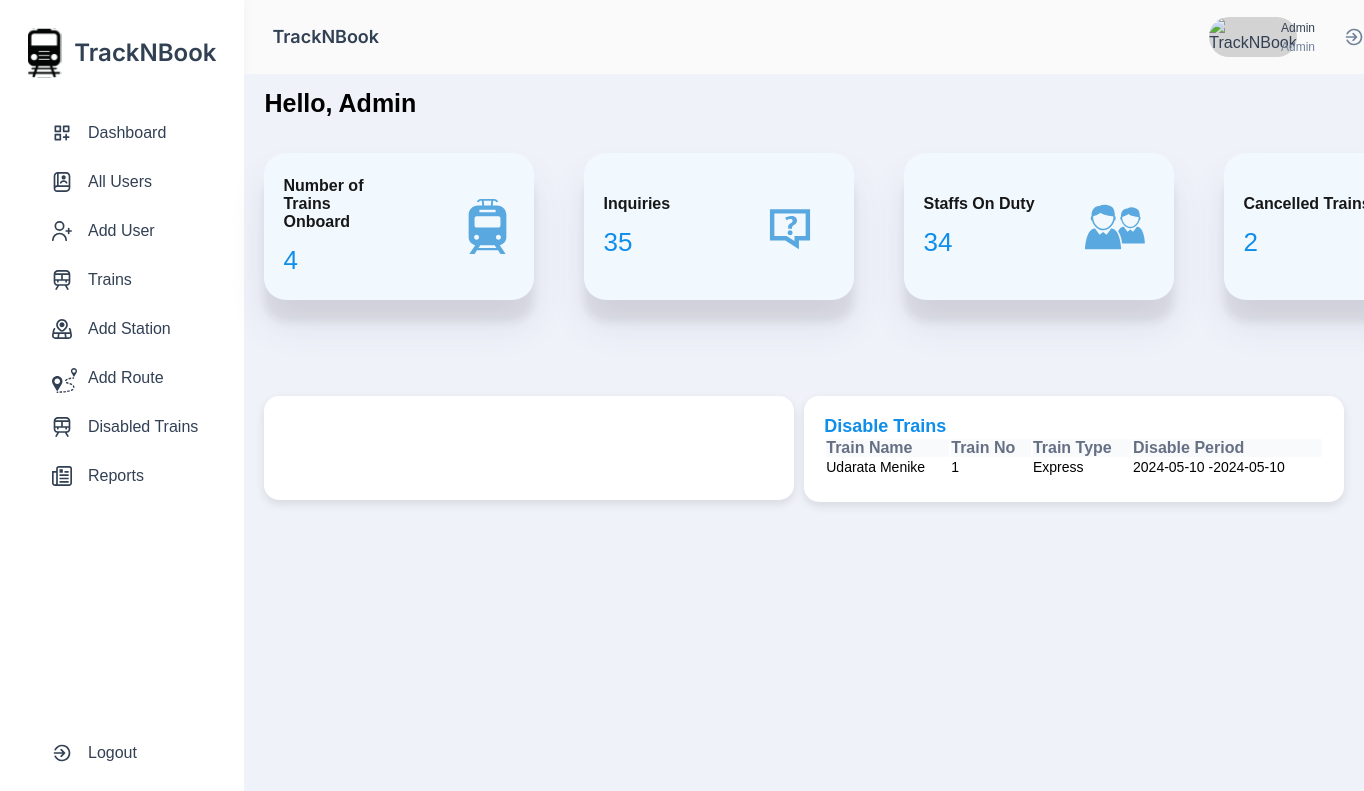
The app's page /public/dashboard/admin (signed in), older data.
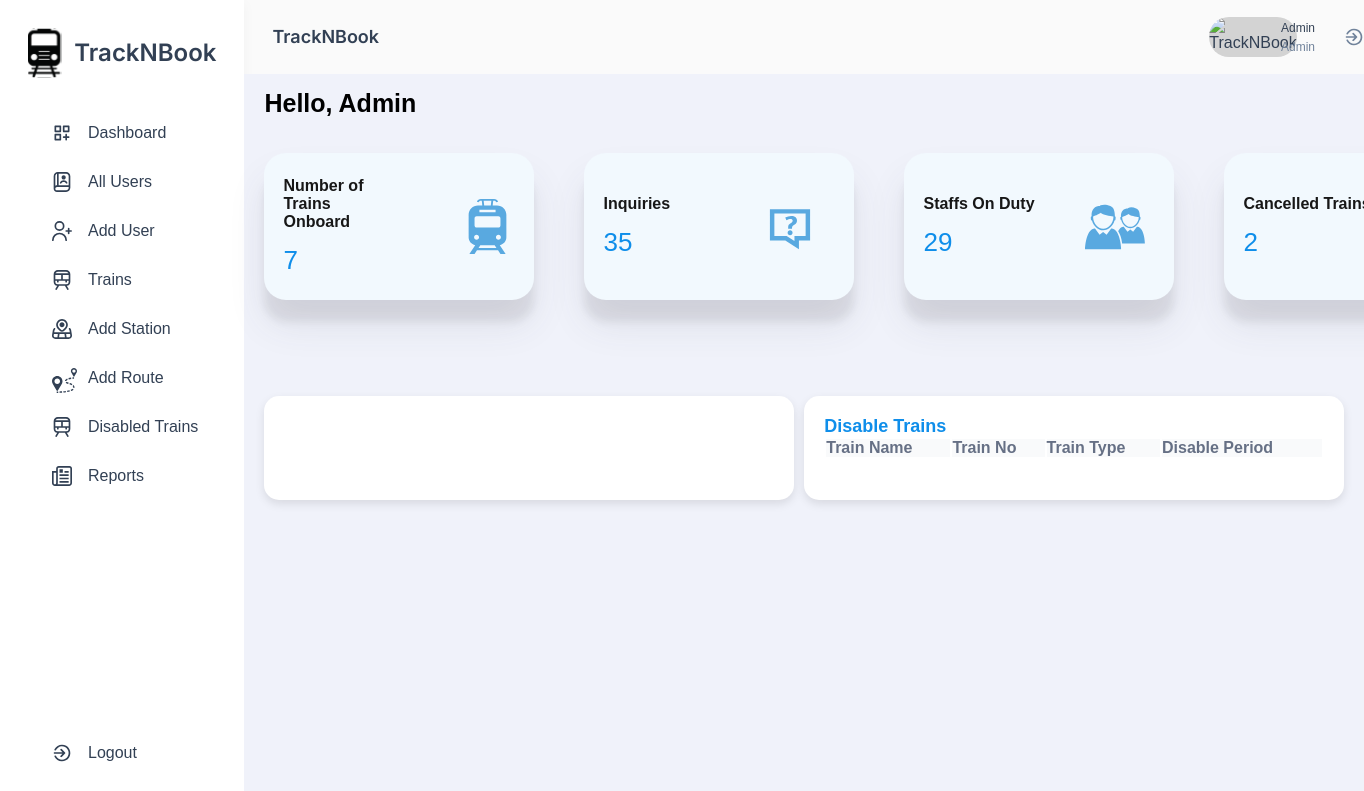
The same page, newer data.
### tables this page shows
CREATE TABLE `tbl_train_disable_period` (
  `disable_period_id` int(11) NOT NULL,
  `disable_period_train_id` int(11) NOT NULL
);

CREATE TABLE `tbl_train` (
  `train_id` int(11) NOT NULL,
  `train_name` varchar(200) NOT NULL,
  `train_type` int(5) NOT NULL,
  `train_start_time` time NOT NULL,
  `train_end_time` time NOT NULL,
  `train_start_station` int(11) NOT NULL,
  `train_end_station` int(11) NOT NULL,
  `train_route` int(11) NOT NULL,
  `train_status` varchar(10) NOT NULL DEFAULT 'Enabled'
);

CREATE TABLE `tbl_train_type` (
  `train_type_id` int(11) NOT NULL,
  `train_type` varchar(20) NOT NULL
);

CREATE TABLE `tbl_disable_period` (
  `disable_period_id` int(11) NOT NULL,
  `disable_period_start_date` date NOT NULL,
  `disable_period_end_date` date NOT NULL
);

### private/core/app.php (called while the page is built, shortened)
<?php
class App
{
    protected $method = 'index';
    public function __construct()
    {
        try{
            $URL = $this->getURL();
            if (file_exists("../private/controllers/" . $URL[0] . ".php" )) {
                unset( $URL[0]);
            }
            else {
               echo "<pre>";
                print_r($URL);
                echo "</pre>";
                require("../private/views/error404.view.php");
            }
            $this->controller = new $this->controller();
            if (isset($URL[1]) && method_exists($this->controller, $URL[1]))
            {
                $this->method = ucfirst($URL[1]);
                unset( $URL[1]);
            }
            $URL = array_values($URL);
            $this->params = $URL;
            call_user_func_array(array($this->controller,$this->method), $this->params);
        }
        catch(Exception $e)
        {
            die($e->getMessage());
        }
    }
    private function getURL()
    {
        $url = isset($_GET['url']) ? $_GET['url'] : "home";
        return explode("/",  filter_var(trim($url, "/"), FILTER_SANITIZE_URL));
    }
}
?>

### public/index.php (called while the page is built, shortened)
<?php
$app = new App;
?>

### private/models/Auth.php (called while the page is built, shortened)
<?php
class Auth
{
    public static function user()
    {
        if (isset($_SESSION['USER'])) {
            return $_SESSION['USER']->user_first_name;
        }
        return false;
    }
}

### private/core/database.php (called while the page is built, shortened)
<?php
class Database
{
    protected function connect()
    {
        $string = DBDRIVER . ":host=" . DBHOST . ";dbname=" . DBNAME;
        if (!$con = new PDO($string, DBUSER, DBPASS)) {
            die("database connection faild");
        }
        return $con;
    }
    public function query($query, $data = array(), $data_type = "object")
    {
        try {
            $con = $this->connect();
            $stm = $con->prepare($query);
            if ($stm) {
                $check = $stm->execute($data);
                if ($check) {
                    if ($data_type == "object") {
                        $data = $stm->fetchAll(PDO::FETCH_OBJ);
                    } elseif ($data_type == "array") {
                        $data = $stm->fetchAll(PDO::FETCH_ASSOC);
                    }
                    if (is_array($data) && count($data) > 0) {
                        return $data;
                    }
                }
            }
        } catch (PDOException $e) {
            die($e);
        }
        return false;
    }
}

### private/models/TrainDisablePeriods.php (called while the page is built, shortened)
<?php
class TrainDisablePeriods extends Model
{
    public function getAllDisableTrains()
    {
        $query = "SELECT *
        FROM tbl_train_disable_period tdp
            JOIN tbl_disable_period dp ON tdp.disable_period_id = dp.disable_period_id
            JOIN tbl_train t ON tdp.disable_period_train_id = t.train_id
            JOIN tbl_train_type tt ON t.train_type = tt.train_type_id
            JOIN tbl_route r ON t.train_route = r.route_no";
        $result = $this->query($query);
        if (is_array($result) && count($result) > 0) {
            return $result;
        }
        return [];
    }
}

### private/views/admin.dashboard.view.php (the view, shortened to what the changed rows need)
<body>
    <?php $this->view("./includes/sidebar") ?>
    <div class="column-left">
        <main class="bg">
            <div class="container">
                <div class="row">
                    <div class="col-12">
                        <div class="if-txt-wrapper">Hello,
                            <?= ucfirst(Auth::user()) ?>
                        </div>
                    </div>
                </div>
            </div>
            <div class="container">
                <div class="row">
                    <div class="col-12">
                        <div class="d-flex flex-row justify-content-between g-50">
                            <div class="col-4">
                                <div
                                    class="dashboard-card-admin d-flex align-items-center bg-light-blue Primary-Gray g-50">
                                    <a class="blue">
                                        <div class="d-flex flex-column g-10">
                                            <p1 class="mb-4 align-items-start ">Number of Trains <br>Onboard</p1>
                                            <p2> <?= $data['trainsCount'] ?></p2>
                                        </div>
                                    </a>
                                    <div class="d-flex">
                                    </div>
                                </div>
                            </div>
                            <div class="col-4">
                                <div
                                    class="dashboard-card-admin d-flex align-items-center bg-light-blue Primary-Gray g-50">
                                    <a class="blue">
                                        <div class="d-flex flex-column g-10">
                                            <p1 class="mb-4">Inquiries</p1>
                                            <p2>35</p2>
                                        </div>
                                    </a>
                                    <div class="d-flex ml-40 ">
                                    </div>
                                </div>
                            </div>
                            <div class="col-4">
                                <div
                                    class="dashboard-card-admin d-flex align-items-center bg-light-blue Primary-Gray g-50">
                                    <a class="blue">
                                        <div class="d-flex flex-column g-10">
                                            <p1 class="mb-4">Staffs On Duty</p1>
                                            <p2> <?= $data['usersCount'] ?></p2>
                                        </div>
                                    </a>
                                    <div class="d-flex  ">
                                    </div>
                                </div>
                            </div>
                            <div class="col-4">
                                <div
                                    class="dashboard-card-admin d-flex align-items-center bg-light-blue Primary-Gray g-50">
                                    <div class="d-flex flex-column g-10">
                                        <p1 class="mb-4">Cancelled Trains</p1>
                                        <p2 class="blue">2</p2>
                                    </div>
                                </div>
                            </div>
                        </div>
                    </div>
                </div>
            </div>
            <br><br>
            <div class='container'>
                <div class='row'>
                    <div class='col-6 pr-10'>
                        <div class="chart-card">
                            <canvas id="myChart" width="100%" height="60%"></canvas>
                        </div>
                    </div>
                    <div class='col-6 chart-card'>
                        <p2 class="blue" style="font-weight: bold; font-size: 18px;">Disable Trains</p2>
                        <table class="if-table stripe hover" id="userTable" style:width=80%>
                            <thead>
                                <tr>
                                    <th class=" ">
                                        Train Name
                                    </th>
                                    <th class=" ">
                                        Train No
                                    </th>
                                    <th class=" ">
                                        Train Type
                                    </th>
                                    <th class=" ">
                                        Disable Period
                                    </th>
                                </tr>
                            </thead>
                            <tbody>
                                <?php foreach ($data['trains'] as $train): ?>
                                    <tr class="p-20">
                                        <td class="">
                                            <?= $train->train_name ?>
                                        </td>
                                        <td class="">
                                            <?= $train->train_id?>
                                        </td>
                                        <td class="">
                                            <?= $train->train_type ?>
                                        </td>
                                        <td class="">
                                            <?= $train->disable_period_start_date . " -" . $train->disable_period_end_date ?>
                                        </td>
                                    </tr>
                                <?php endforeach; ?>
                            </tbody>
                        </table>
                    </div>
                </div>
            </div>
    </div>
</body>
</html>

### private/views/includes/sidebar.view.php (shortened to what the changed rows need)
<?php
if (Auth::getuser_type() == "admin") {
  $sidebar_list = $admin;
} elseif (Auth::getuser_type() == "staff_ticketing") {
  $sidebar_list = $staff_ticketing;
} elseif (Auth::getuser_type() == "staff_general") {
  $sidebar_list = $staff_general;
} elseif (Auth::getuser_type() == "station_master") {
  $sidebar_list = $station_master;
} elseif (Auth::getuser_type() == "ticket_checker") {
  $sidebar_list = $ticket_checker;
} elseif (Auth::getuser_type() == "train_driver") {
  $sidebar_list = $train_driver;
} else {
  $sidebar_list = $admin;
}
?>
<div class="sidebar shadow">
  <div class="sidebar-top g-10">
    <div class="brand">
      <img src="<?= ASSETS ?>images/track-n-book-logo-1.svg" alt="TrackNBook">
      <div class="brand-text">TrackNBook</div>
    </div>
    <div class="sidebar-menu">
      <ul>
        <?php foreach ($sidebar_list as $item) { ?>
          <li class="sidebar-item"><a href="<?= ROOT . strtolower($item[3]); ?>">
              <div class="sidebar-content">
                <div class="sidebar-icon">
                  <?= $item[1] ?>
                </div>
                <div class="sidebar-text">
                  <?= ucfirst($item[0]) ?>
                </div>
              </div>
            </a>
          </li>
        <?php } ?>
      </ul>
    </div>
  </div>
  <div class="sidebar-bottom">
    <div class="sidebar-menu">
      <ul>
        <li class="sidebar-item"><a href="<?= ROOT ?>logout">
            <div class="sidebar-content">
              <div class="sidebar-icon">
              </div>
              <div class="sidebar-text">Logout</div>
            </div>
          </a>
        </li>
      </ul>
    </div>
  </div>
</div>

Row changes from the older to the newer data that the page shows:
removed tbl_train_disable_period: disable_period_train.train_name "Udarata Menike", disable_period_train.train_id "1", tbl_train_type.train_type "Express", disable_period.disable_period_start_date "2024-05-10", disable_period.disable_period_end_date "2024-05-10"
Text that changed along with them:
$data['trainsCount']: "4" → "7"
$data['usersCount']: "34" → "29"
